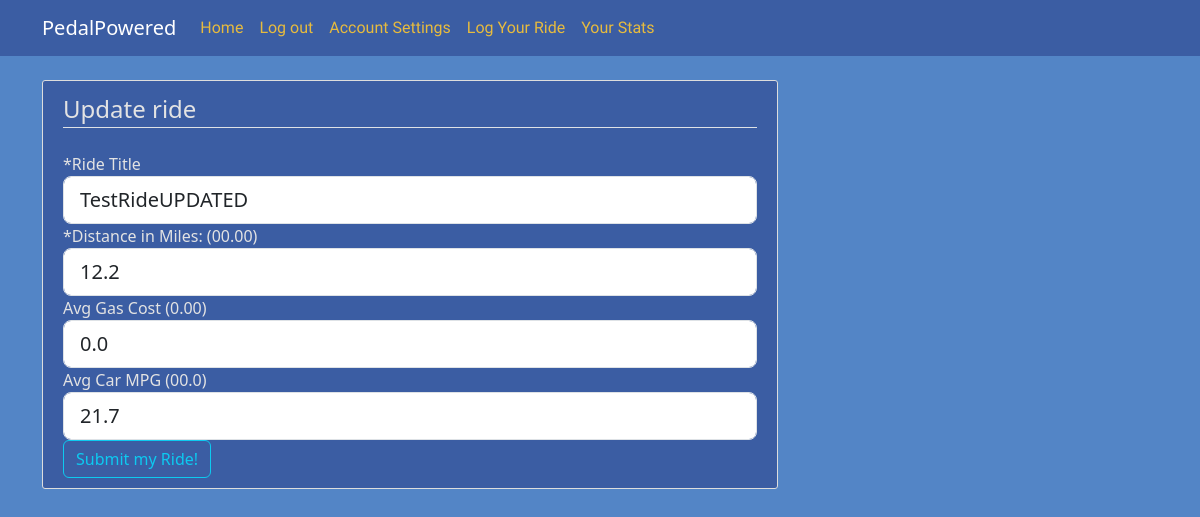
Page /post/1/update (signed in) on the earlier database version.
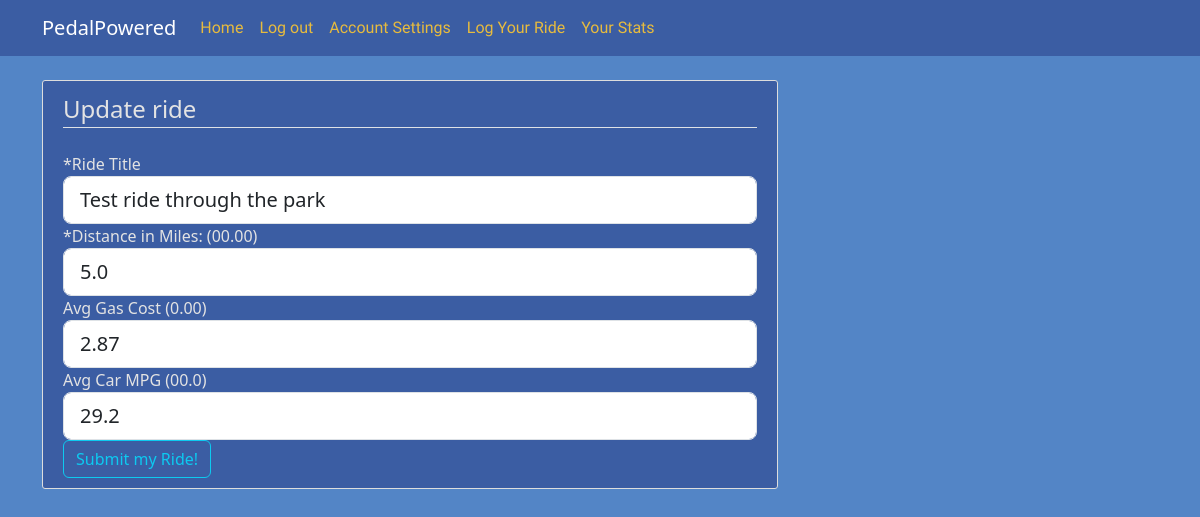
Same page on the later database version.
### pedalpowered/models.py (models this page shows, shortened)
class rides(db.Model):
    id = db.Column(db.Integer, primary_key = True)
    ride_date = db.Column(db.DateTime, nullable = False, default = lambda: datetime.now(timezone.utc))
    title = db.Column(db.String, nullable = False)
    distance = db.Column(db.Float, nullable = False)
    gas_price = db.Column(db.Float, nullable = True)
    car_mpg = db.Column(db.Float, nullable = True)
    user_id = db.Column(db.Integer,db.ForeignKey('user.id'), nullable=False)

### pedalpowered/routes.py (the view)
@app.route("/post/<int:post_id>/update", methods=['GET','POST'])
@login_required
def update_post(post_id):
    post = rides.query.get_or_404(post_id)
    if post.author != current_user:
        abort(403)
    form = NewRideForm()
    if form.validate_on_submit():
        post.title = form.title.data
        post.distance = form.distance.data
        post.car_mpg = form.car_mpg.data
        post.gas_price = form.gas_price.data
        db.session.commit()
        flash('Ride updated!','success')
        return redirect(url_for('post', post_id=post.id))
    elif request.method == 'GET':
        form.title.data = post.title
        form.distance.data = post.distance
        form.car_mpg.data = post.car_mpg
        form.gas_price.data = post.gas_price
    return render_template('logride.html', title='Update a ride',
                            form=form, legend = 'Update ride')

### pedalpowered/forms.py
class NewRideForm(FlaskForm):
    title = StringField('*Ride Title', validators=[DataRequired()])
    distance = FloatField('*Distance in Miles: (00.00)',validators=[DataRequired()])
    gas_price = FloatField('Avg Gas Cost (0.00)')
    car_mpg = FloatField('Avg Car MPG (00.0)')
    submit_registration = SubmitField('Submit my Ride!')

### pedalpowered/models.py (called while the page is built)
@login_manager.user_loader
def load_user(user_id):
    return User.query.get(int(user_id))

### pedalpowered/templates/logride.html (shortened to what this page needs)
{% extends "layout.html" %}
{% block content %}
<div class = "content-section">
    <form method = "POST" action = "">
        <fieldset class="form-group">
            <legend class="border-bottom mb-4">{{legend}}</legend>
            <div class="form-group">
                {{form.title.label(class="form-control-label")}}
                {% if form.title.errors %}
                    {{form.title(class="form-control form-control-lg is-invalid")}}
                        <div class="invalid-feedback">
                            {% for error in form.title.errors %}
                                <span>{{error}}</span>
                            {% endfor %}
                        </div>
                {% else %}
                    {{form.title(class="form-control form-control-lg")}}
                {% endif %}
            </div>
            <div class="form-group">
                {{form.distance.label(class="form-control-label")}}
                {% if form.distance.errors %}
                    {{form.distance(class="form-control form-control-lg is-invalid")}}
                        <div class="invalid-feedback">
                            {% for error in form.distance.errors %}
                                <span>{{error}}</span>
                            {% endfor %}
                        </div>
                {% else %}
                    {{form.distance(class="form-control form-control-lg")}}
                {% endif %}
            </div>
            <div class="form-group">
                {{form.gas_price.label(class="form-control-label")}}
                {% if form.gas_price.errors %}
                    {{form.gas_price(class="form-control form-control-lg is-invalid")}}
                        <div class="invalid-feedback">
                            {% for error in form.gas_price.errors %}
                                <span>{{error}}</span>
                            {% endfor %}
                        </div>
                {% else %}
                    {{form.gas_price(class="form-control form-control-lg")}}
                {% endif %}
            </div>
            <div class="form-group">
                {{form.car_mpg.label(class="form-control-label")}}
                {% if form.car_mpg.errors %}
                    {{form.car_mpg(class="form-control form-control-lg is-invalid")}}
                        <div class="invalid-feedback">
                            {% for error in form.car_mpg.errors %}
                                <span>{{error}}</span>
                            {% endfor %}
                        </div>
                {% else %}
                    {{form.car_mpg(class="form-control form-control-lg")}}
                {% endif %}
            </div>
        </fieldset>
        <div class="form-group">
            {{form.submit_registration(class="btn btn-outline-info")}}
        </div>
    </form>
</div>
{% endblock content %}

Differences in the rows shown:
changed rides: title "TestRideUPDATED" → "Test ride through the park"; distance "12.2" → "5.0"; gas_price "0.0" → "2.87"; car_mpg "21.7" → "29.2"
